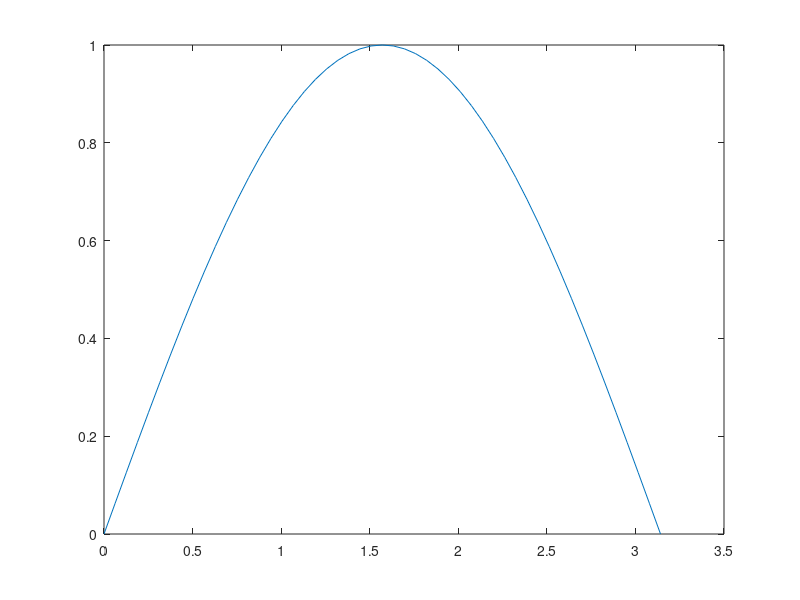

The MATLAB script that drew this image: (Note: this script raises an error after producing the figure.)
%% Issues:
% Lack of accuracy to real world problems in Nominal Trajectory
% Causes initial guesses to be off
% End point continuity constraints
% Too many constraints
% For every piecewise polynomials in horizon, n*(2*(k-1)) constraints 
% k is the number of piecewise polys and n is the number of states

%%
close all;
clear all;
clc;

x_n = linspace(0,pi,51);
y_n = sin(x_n);
plot(x_n,y_n), hold on
% x_nom = [0.0000 0.9132 1.8256 2.7372 3.6480 4.5580; 4.5580 5.4681 6.3725 7.2543 8.1478 8.4766;
%         8.4766 8.8054 9.1304 9.4585 9.7757 10.0000];
% y_nom = [0.0000 0.5833 1.1679 1.7537 2.3408 2.9291; 2.9291 3.5174 4.1038 4.6769 5.2604 5.4753;
%         5.4753 6.6902 7.1199 7.9090 9.0990 10.0000];
% t_nom = 3;

[x_nom, y_nom, t_nom] = get_init()

tic
for l = 1:5
   
    [x_opt, y_opt, t_opt] = RH_optimization(x_nom, y_nom, t_nom);
    
    x_nom = x_opt;
    y_nom = y_opt;
    t_nom = t_opt;
  
end
toc